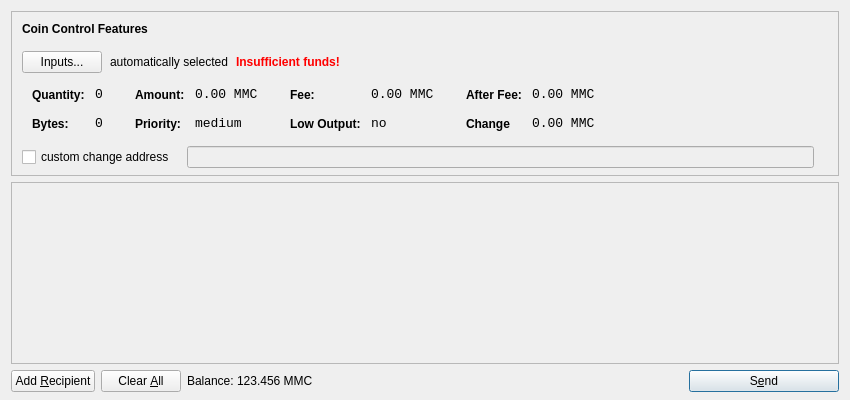
<?xml version="1.0" encoding="UTF-8"?>
<ui version="4.0">
 <class>SendCoinsDialog</class>
 <widget class="QDialog" name="SendCoinsDialog">
  <property name="geometry">
   <rect>
    <x>0</x>
    <y>0</y>
    <width>850</width>
    <height>400</height>
   </rect>
  </property>
  <property name="windowTitle">
   <string>Send Coins</string>
  </property>
  <layout class="QVBoxLayout" name="verticalLayout" stretch="0,1,0">
   <property name="bottomMargin">
    <number>8</number>
   </property>
   <item>
    <widget class="QFrame" name="frameCoinControl">
     <property name="sizePolicy">
      <sizepolicy hsizetype="Expanding" vsizetype="Expanding">
       <horstretch>0</horstretch>
       <verstretch>0</verstretch>
      </sizepolicy>
     </property>
     <property name="maximumSize">
      <size>
       <width>16777215</width>
       <height>16777215</height>
      </size>
     </property>
     <property name="frameShape">
      <enum>QFrame::StyledPanel</enum>
     </property>
     <property name="frameShadow">
      <enum>QFrame::Sunken</enum>
     </property>
     <layout class="QVBoxLayout" name="verticalLayoutCoinControl2">
      <property name="spacing">
       <number>-1</number>
      </property>
      <property name="leftMargin">
       <number>0</number>
      </property>
      <property name="topMargin">
       <number>0</number>
      </property>
      <property name="rightMargin">
       <number>0</number>
      </property>
      <property name="bottomMargin">
       <number>6</number>
      </property>
      <item>
       <layout class="QVBoxLayout" name="verticalLayoutCoinControl" stretch="0,0,0,0,1">
        <property name="spacing">
         <number>0</number>
        </property>
        <property name="leftMargin">
         <number>10</number>
        </property>
        <property name="topMargin">
         <number>10</number>
        </property>
        <item>
         <layout class="QHBoxLayout" name="horizontalLayoutCoinControl1">
          <property name="bottomMargin">
           <number>15</number>
          </property>
          <item>
           <widget class="QLabel" name="labelCoinControlFeatures">
            <property name="sizePolicy">
             <sizepolicy hsizetype="Preferred" vsizetype="Maximum">
              <horstretch>0</horstretch>
              <verstretch>0</verstretch>
             </sizepolicy>
            </property>
            <property name="font">
             <font>
              <weight>75</weight>
              <bold>true</bold>
             </font>
            </property>
            <property name="styleSheet">
             <string notr="true">font-weight:bold;</string>
            </property>
            <property name="text">
             <string>Coin Control Features</string>
            </property>
           </widget>
          </item>
         </layout>
        </item>
        <item>
         <layout class="QHBoxLayout" name="horizontalLayoutCoinControl2" stretch="0,0,0,0">
          <property name="spacing">
           <number>8</number>
          </property>
          <property name="bottomMargin">
           <number>10</number>
          </property>
          <item>
           <widget class="QPushButton" name="pushButtonCoinControl">
            <property name="styleSheet">
             <string notr="true"/>
            </property>
            <property name="text">
             <string>Inputs...</string>
            </property>
           </widget>
          </item>
          <item>
           <widget class="QLabel" name="labelCoinControlAutomaticallySelected">
            <property name="text">
             <string>automatically selected</string>
            </property>
            <property name="margin">
             <number>5</number>
            </property>
           </widget>
          </item>
          <item>
           <widget class="QLabel" name="labelCoinControlInsuffFunds">
            <property name="font">
             <font>
              <weight>75</weight>
              <bold>true</bold>
             </font>
            </property>
            <property name="styleSheet">
             <string notr="true">color:red;font-weight:bold;</string>
            </property>
            <property name="text">
             <string>Insufficient funds!</string>
            </property>
            <property name="margin">
             <number>5</number>
            </property>
           </widget>
          </item>
          <item>
           <spacer name="horizontalSpacerCoinControl">
            <property name="orientation">
             <enum>Qt::Horizontal</enum>
            </property>
            <property name="sizeHint" stdset="0">
             <size>
              <width>40</width>
              <height>1</height>
             </size>
            </property>
           </spacer>
          </item>
         </layout>
        </item>
        <item>
         <widget class="QWidget" name="widgetCoinControl" native="true">
          <property name="sizePolicy">
           <sizepolicy hsizetype="Preferred" vsizetype="Preferred">
            <horstretch>0</horstretch>
            <verstretch>0</verstretch>
           </sizepolicy>
          </property>
          <property name="minimumSize">
           <size>
            <width>0</width>
            <height>0</height>
           </size>
          </property>
          <property name="styleSheet">
           <string notr="true"/>
          </property>
          <layout class="QHBoxLayout" name="horizontalLayoutCoinControl5">
           <property name="margin">
            <number>0</number>
           </property>
           <item>
            <layout class="QHBoxLayout" name="horizontalLayoutCoinControl3" stretch="0,0,0,1">
             <property name="spacing">
              <number>20</number>
             </property>
             <property name="topMargin">
              <number>0</number>
             </property>
             <property name="bottomMargin">
              <number>10</number>
             </property>
             <item>
              <layout class="QFormLayout" name="formLayoutCoinControl1">
               <property name="horizontalSpacing">
                <number>10</number>
               </property>
               <property name="verticalSpacing">
                <number>14</number>
               </property>
               <property name="leftMargin">
                <number>10</number>
               </property>
               <property name="topMargin">
                <number>4</number>
               </property>
               <property name="rightMargin">
                <number>6</number>
               </property>
               <item row="0" column="0">
                <widget class="QLabel" name="labelCoinControlQuantityText">
                 <property name="styleSheet">
                  <string notr="true">font-weight:bold;</string>
                 </property>
                 <property name="text">
                  <string>Quantity:</string>
                 </property>
                 <property name="margin">
                  <number>0</number>
                 </property>
                </widget>
               </item>
               <item row="0" column="1">
                <widget class="QLabel" name="labelCoinControlQuantity">
                 <property name="font">
                  <font>
                   <family>Monospace</family>
                   <pointsize>10</pointsize>
                  </font>
                 </property>
                 <property name="cursor">
                  <cursorShape>IBeamCursor</cursorShape>
                 </property>
                 <property name="contextMenuPolicy">
                  <enum>Qt::ActionsContextMenu</enum>
                 </property>
                 <property name="text">
                  <string>0</string>
                 </property>
                 <property name="margin">
                  <number>0</number>
                 </property>
                 <property name="textInteractionFlags">
                  <set>Qt::LinksAccessibleByMouse|Qt::TextSelectableByKeyboard|Qt::TextSelectableByMouse</set>
                 </property>
                </widget>
               </item>
               <item row="1" column="0">
                <widget class="QLabel" name="labelCoinControlBytesText">
                 <property name="styleSheet">
                  <string notr="true">font-weight:bold;</string>
                 </property>
                 <property name="text">
                  <string>Bytes:</string>
                 </property>
                </widget>
               </item>
               <item row="1" column="1">
                <widget class="QLabel" name="labelCoinControlBytes">
                 <property name="font">
                  <font>
                   <family>Monospace</family>
                   <pointsize>10</pointsize>
                  </font>
                 </property>
                 <property name="cursor">
                  <cursorShape>IBeamCursor</cursorShape>
                 </property>
                 <property name="contextMenuPolicy">
                  <enum>Qt::ActionsContextMenu</enum>
                 </property>
                 <property name="text">
                  <string>0</string>
                 </property>
                 <property name="textInteractionFlags">
                  <set>Qt::LinksAccessibleByMouse|Qt::TextSelectableByKeyboard|Qt::TextSelectableByMouse</set>
                 </property>
                </widget>
               </item>
              </layout>
             </item>
             <item>
              <layout class="QFormLayout" name="formLayoutCoinControl2">
               <property name="horizontalSpacing">
                <number>10</number>
               </property>
               <property name="verticalSpacing">
                <number>14</number>
               </property>
               <property name="leftMargin">
                <number>6</number>
               </property>
               <property name="topMargin">
                <number>4</number>
               </property>
               <property name="rightMargin">
                <number>6</number>
               </property>
               <item row="0" column="0">
                <widget class="QLabel" name="labelCoinControlAmountText">
                 <property name="styleSheet">
                  <string notr="true">font-weight:bold;</string>
                 </property>
                 <property name="text">
                  <string>Amount:</string>
                 </property>
                 <property name="margin">
                  <number>0</number>
                 </property>
                </widget>
               </item>
               <item row="0" column="1">
                <widget class="QLabel" name="labelCoinControlAmount">
                 <property name="font">
                  <font>
                   <family>Monospace</family>
                   <pointsize>10</pointsize>
                  </font>
                 </property>
                 <property name="cursor">
                  <cursorShape>IBeamCursor</cursorShape>
                 </property>
                 <property name="contextMenuPolicy">
                  <enum>Qt::ActionsContextMenu</enum>
                 </property>
                 <property name="text">
                  <string notr="true">0.00 MMC</string>
                 </property>
                 <property name="textInteractionFlags">
                  <set>Qt::LinksAccessibleByMouse|Qt::TextSelectableByKeyboard|Qt::TextSelectableByMouse</set>
                 </property>
                </widget>
               </item>
               <item row="1" column="0">
                <widget class="QLabel" name="labelCoinControlPriorityText">
                 <property name="styleSheet">
                  <string notr="true">font-weight:bold;</string>
                 </property>
                 <property name="text">
                  <string>Priority:</string>
                 </property>
                </widget>
               </item>
               <item row="1" column="1">
                <widget class="QLabel" name="labelCoinControlPriority">
                 <property name="font">
                  <font>
                   <family>Monospace</family>
                   <pointsize>10</pointsize>
                  </font>
                 </property>
                 <property name="cursor">
                  <cursorShape>IBeamCursor</cursorShape>
                 </property>
                 <property name="contextMenuPolicy">
                  <enum>Qt::ActionsContextMenu</enum>
                 </property>
                 <property name="text">
                  <string>medium</string>
                 </property>
                 <property name="textInteractionFlags">
                  <set>Qt::LinksAccessibleByMouse|Qt::TextSelectableByKeyboard|Qt::TextSelectableByMouse</set>
                 </property>
                </widget>
               </item>
              </layout>
             </item>
             <item>
              <layout class="QFormLayout" name="formLayoutCoinControl3">
               <property name="horizontalSpacing">
                <number>10</number>
               </property>
               <property name="verticalSpacing">
                <number>14</number>
               </property>
               <property name="leftMargin">
                <number>6</number>
               </property>
               <property name="topMargin">
                <number>4</number>
               </property>
               <property name="rightMargin">
                <number>6</number>
               </property>
               <item row="0" column="0">
                <widget class="QLabel" name="labelCoinControlFeeText">
                 <property name="styleSheet">
                  <string notr="true">font-weight:bold;</string>
                 </property>
                 <property name="text">
                  <string>Fee:</string>
                 </property>
                 <property name="margin">
                  <number>0</number>
                 </property>
                </widget>
               </item>
               <item row="0" column="1">
                <widget class="QLabel" name="labelCoinControlFee">
                 <property name="font">
                  <font>
                   <family>Monospace</family>
                   <pointsize>10</pointsize>
                  </font>
                 </property>
                 <property name="cursor">
                  <cursorShape>IBeamCursor</cursorShape>
                 </property>
                 <property name="contextMenuPolicy">
                  <enum>Qt::ActionsContextMenu</enum>
                 </property>
                 <property name="text">
                  <string notr="true">0.00 MMC</string>
                 </property>
                 <property name="textInteractionFlags">
                  <set>Qt::LinksAccessibleByMouse|Qt::TextSelectableByKeyboard|Qt::TextSelectableByMouse</set>
                 </property>
                </widget>
               </item>
               <item row="1" column="0">
                <widget class="QLabel" name="labelCoinControlLowOutputText">
                 <property name="styleSheet">
                  <string notr="true">font-weight:bold;</string>
                 </property>
                 <property name="text">
                  <string>Low Output:</string>
                 </property>
                </widget>
               </item>
               <item row="1" column="1">
                <widget class="QLabel" name="labelCoinControlLowOutput">
                 <property name="font">
                  <font>
                   <family>Monospace</family>
                   <pointsize>10</pointsize>
                  </font>
                 </property>
                 <property name="cursor">
                  <cursorShape>IBeamCursor</cursorShape>
                 </property>
                 <property name="contextMenuPolicy">
                  <enum>Qt::ActionsContextMenu</enum>
                 </property>
                 <property name="text">
                  <string>no</string>
                 </property>
                 <property name="textInteractionFlags">
                  <set>Qt::LinksAccessibleByMouse|Qt::TextSelectableByKeyboard|Qt::TextSelectableByMouse</set>
                 </property>
                </widget>
               </item>
              </layout>
             </item>
             <item>
              <layout class="QFormLayout" name="formLayoutCoinControl4">
               <property name="horizontalSpacing">
                <number>10</number>
               </property>
               <property name="verticalSpacing">
                <number>14</number>
               </property>
               <property name="leftMargin">
                <number>6</number>
               </property>
               <property name="topMargin">
                <number>4</number>
               </property>
               <property name="rightMargin">
                <number>6</number>
               </property>
               <item row="0" column="0">
                <widget class="QLabel" name="labelCoinControlAfterFeeText">
                 <property name="styleSheet">
                  <string notr="true">font-weight:bold;</string>
                 </property>
                 <property name="text">
                  <string>After Fee:</string>
                 </property>
                 <property name="margin">
                  <number>0</number>
                 </property>
                </widget>
               </item>
               <item row="0" column="1">
                <widget class="QLabel" name="labelCoinControlAfterFee">
                 <property name="font">
                  <font>
                   <family>Monospace</family>
                   <pointsize>10</pointsize>
                  </font>
                 </property>
                 <property name="cursor">
                  <cursorShape>IBeamCursor</cursorShape>
                 </property>
                 <property name="contextMenuPolicy">
                  <enum>Qt::ActionsContextMenu</enum>
                 </property>
                 <property name="text">
                  <string notr="true">0.00 MMC</string>
                 </property>
                 <property name="textInteractionFlags">
                  <set>Qt::LinksAccessibleByMouse|Qt::TextSelectableByKeyboard|Qt::TextSelectableByMouse</set>
                 </property>
                </widget>
               </item>
               <item row="1" column="0">
                <widget class="QLabel" name="labelCoinControlChangeText">
                 <property name="styleSheet">
                  <string notr="true">font-weight:bold;</string>
                 </property>
                 <property name="text">
                  <string>Change</string>
                 </property>
                </widget>
               </item>
               <item row="1" column="1">
                <widget class="QLabel" name="labelCoinControlChange">
                 <property name="font">
                  <font>
                   <family>Monospace</family>
                   <pointsize>10</pointsize>
                  </font>
                 </property>
                 <property name="cursor">
                  <cursorShape>IBeamCursor</cursorShape>
                 </property>
                 <property name="contextMenuPolicy">
                  <enum>Qt::ActionsContextMenu</enum>
                 </property>
                 <property name="text">
                  <string notr="true">0.00 MMC</string>
                 </property>
                 <property name="textInteractionFlags">
                  <set>Qt::LinksAccessibleByMouse|Qt::TextSelectableByKeyboard|Qt::TextSelectableByMouse</set>
                 </property>
                </widget>
               </item>
              </layout>
             </item>
            </layout>
           </item>
          </layout>
         </widget>
        </item>
        <item>
         <layout class="QHBoxLayout" name="horizontalLayoutCoinControl4" stretch="0,0,0">
          <property name="spacing">
           <number>12</number>
          </property>
          <property name="sizeConstraint">
           <enum>QLayout::SetDefaultConstraint</enum>
          </property>
          <property name="topMargin">
           <number>5</number>
          </property>
          <property name="rightMargin">
           <number>5</number>
          </property>
          <item>
           <widget class="QCheckBox" name="checkBoxCoinControlChange">
            <property name="text">
             <string>custom change address</string>
            </property>
           </widget>
          </item>
          <item>
           <widget class="QLineEdit" name="lineEditCoinControlChange">
            <property name="enabled">
             <bool>false</bool>
            </property>
            <property name="sizePolicy">
             <sizepolicy hsizetype="Expanding" vsizetype="Fixed">
              <horstretch>0</horstretch>
              <verstretch>0</verstretch>
             </sizepolicy>
            </property>
           </widget>
          </item>
          <item>
           <widget class="QLabel" name="labelCoinControlChangeLabel">
            <property name="sizePolicy">
             <sizepolicy hsizetype="Preferred" vsizetype="Expanding">
              <horstretch>0</horstretch>
              <verstretch>0</verstretch>
             </sizepolicy>
            </property>
            <property name="minimumSize">
             <size>
              <width>0</width>
              <height>0</height>
             </size>
            </property>
            <property name="text">
             <string/>
            </property>
            <property name="margin">
             <number>3</number>
            </property>
           </widget>
          </item>
         </layout>
        </item>
        <item>
         <spacer name="verticalSpacerCoinControl">
          <property name="orientation">
           <enum>Qt::Vertical</enum>
          </property>
          <property name="sizeHint" stdset="0">
           <size>
            <width>800</width>
            <height>1</height>
           </size>
          </property>
         </spacer>
        </item>
       </layout>
      </item>
     </layout>
    </widget>
   </item>
   <item>
    <widget class="QScrollArea" name="scrollArea">
     <property name="widgetResizable">
      <bool>true</bool>
     </property>
     <widget class="QWidget" name="scrollAreaWidgetContents">
      <property name="geometry">
       <rect>
        <x>0</x>
        <y>0</y>
        <width>830</width>
        <height>165</height>
       </rect>
      </property>
      <layout class="QVBoxLayout" name="verticalLayout_2">
       <property name="margin">
        <number>0</number>
       </property>
       <item>
        <layout class="QVBoxLayout" name="entries">
         <property name="spacing">
          <number>6</number>
         </property>
        </layout>
       </item>
       <item>
        <spacer name="verticalSpacer">
         <property name="orientation">
          <enum>Qt::Vertical</enum>
         </property>
         <property name="sizeHint" stdset="0">
          <size>
           <width>20</width>
           <height>40</height>
          </size>
         </property>
        </spacer>
       </item>
      </layout>
     </widget>
    </widget>
   </item>
   <item>
    <layout class="QHBoxLayout" name="horizontalLayout">
     <item>
      <widget class="QPushButton" name="addButton">
       <property name="toolTip">
        <string>Send to multiple recipients at once</string>
       </property>
       <property name="text">
        <string>Add &amp;Recipient</string>
       </property>
       <property name="autoDefault">
        <bool>false</bool>
       </property>
      </widget>
     </item>
     <item>
      <widget class="QPushButton" name="clearButton">
       <property name="sizePolicy">
        <sizepolicy hsizetype="Minimum" vsizetype="Fixed">
         <horstretch>0</horstretch>
         <verstretch>0</verstretch>
        </sizepolicy>
       </property>
       <property name="toolTip">
        <string>Remove all transaction fields</string>
       </property>
       <property name="text">
        <string>Clear &amp;All</string>
       </property>
       <property name="autoRepeatDelay">
        <number>300</number>
       </property>
       <property name="autoDefault">
        <bool>false</bool>
       </property>
      </widget>
     </item>
     <item>
      <layout class="QHBoxLayout" name="horizontalLayout_2">
       <property name="spacing">
        <number>3</number>
       </property>
       <item>
        <widget class="QLabel" name="label">
         <property name="sizePolicy">
          <sizepolicy hsizetype="Preferred" vsizetype="Fixed">
           <horstretch>0</horstretch>
           <verstretch>0</verstretch>
          </sizepolicy>
         </property>
         <property name="text">
          <string>Balance:</string>
         </property>
        </widget>
       </item>
       <item>
        <widget class="QLabel" name="labelBalance">
         <property name="sizePolicy">
          <sizepolicy hsizetype="Preferred" vsizetype="Fixed">
           <horstretch>0</horstretch>
           <verstretch>0</verstretch>
          </sizepolicy>
         </property>
         <property name="cursor">
          <cursorShape>IBeamCursor</cursorShape>
         </property>
         <property name="text">
          <string notr="true">123.456 MMC</string>
         </property>
         <property name="textInteractionFlags">
          <set>Qt::LinksAccessibleByMouse|Qt::TextSelectableByKeyboard|Qt::TextSelectableByMouse</set>
         </property>
        </widget>
       </item>
      </layout>
     </item>
     <item>
      <spacer name="horizontalSpacer">
       <property name="orientation">
        <enum>Qt::Horizontal</enum>
       </property>
       <property name="sizeHint" stdset="0">
        <size>
         <width>40</width>
         <height>20</height>
        </size>
       </property>
      </spacer>
     </item>
     <item>
      <widget class="QPushButton" name="sendButton">
       <property name="minimumSize">
        <size>
         <width>150</width>
         <height>0</height>
        </size>
       </property>
       <property name="toolTip">
        <string>Confirm the send action</string>
       </property>
       <property name="text">
        <string>S&amp;end</string>
       </property>
       <property name="icon">
        <iconset resource="../bitcoin.qrc">
         <normaloff>:/icons/send</normaloff>:/icons/send</iconset>
       </property>
       <property name="default">
        <bool>true</bool>
       </property>
      </widget>
     </item>
    </layout>
   </item>
  </layout>
 </widget>
 <resources>
  <include location="../bitcoin.qrc"/>
 </resources>
 <connections/>
</ui>
